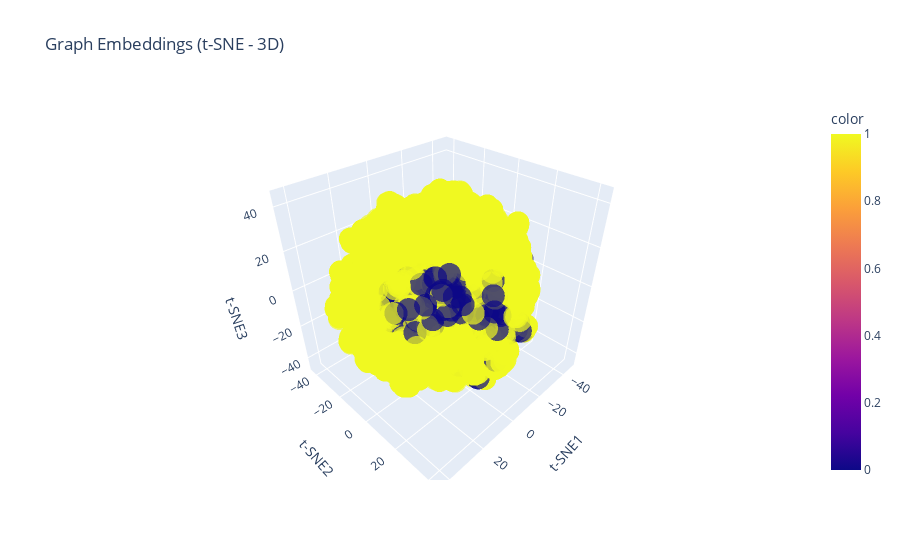

Notebook source saved alongside this figure:
### Markdown cell above
### t-SNE (3D)

### Code cell
tsne3d = TSNE(n_components=3, perplexity=min(30, len(embeddings)-1), random_state=42)
emb_tsne3d = tsne3d.fit_transform(embeddings)

fig = px.scatter_3d(
    x=emb_tsne3d[:,0], y=emb_tsne3d[:,1], z=emb_tsne3d[:,2],

    color=labels if labels is not None else None,
    
    title="Graph Embeddings (t-SNE - 3D)",
    labels={"x": "t-SNE1", "y": "t-SNE2", "z": "t-SNE3"},
    opacity=0.7
)
fig.show()

### Figure 1 — Plotly figure (JSON) as saved in the notebook; plotly's stock layout.template omitted (floating-point values rounded to 4 significant figures; data arrays with more than 128 entries replaced by an {"elided": "..."} marker saying what was removed)
{"data": [{"hovertemplate": "t-SNE1=%{x}<br>t-SNE2=%{y}<br>t-SNE3=%{z}<br>color=%{marker.color}<extra></extra>", "legendgroup": "", "marker": {"color": {"elided": "35610 int values"}, "coloraxis": "coloraxis", "opacity": 0.7, "symbol": "circle"}, "mode": "markers", "name": "", "scene": "scene", "showlegend": false, "type": "scatter3d", "x": {"elided": "35610 float values"}, "y": {"elided": "35610 float values"}, "z": {"elided": "35610 float values"}}], "layout": {"coloraxis": {"colorbar": {"title": {"text": "color"}}, "colorscale": [[0, "#0d0887"], [0.1111, "#46039f"], [0.2222, "#7201a8"], [0.3333, "#9c179e"], [0.4444, "#bd3786"], [0.5556, "#d8576b"], [0.6667, "#ed7953"], [0.7778, "#fb9f3a"], [0.8889, "#fdca26"], [1, "#f0f921"]]}, "legend": {"tracegroupgap": 0}, "scene": {"domain": {"x": [0, 1], "y": [0, 1]}, "xaxis": {"title": {"text": "t-SNE1"}}, "yaxis": {"title": {"text": "t-SNE2"}}, "zaxis": {"title": {"text": "t-SNE3"}}}, "title": {"text": "Graph Embeddings (t-SNE - 3D)"}}}
